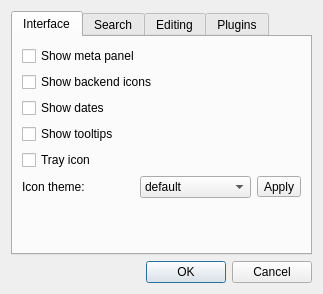
<ui version="4.0" >
 <class>SettingsDialog</class>
 <widget class="QDialog" name="SettingsDialog" >
  <property name="windowModality" >
   <enum>Qt::ApplicationModal</enum>
  </property>
  <property name="geometry" >
   <rect>
    <x>0</x>
    <y>0</y>
    <width>323</width>
    <height>294</height>
   </rect>
  </property>
  <property name="windowTitle" >
   <string>Preferences</string>
  </property>
  <property name="windowIcon" >
   <iconset>
    <normaloff>:/preferences.png</normaloff>:/preferences.png</iconset>
  </property>
  <layout class="QGridLayout" name="gridLayout" >
   <item row="2" column="0" >
    <widget class="QDialogButtonBox" name="buttonBox" >
     <property name="orientation" >
      <enum>Qt::Horizontal</enum>
     </property>
     <property name="standardButtons" >
      <set>QDialogButtonBox::Cancel|QDialogButtonBox::Ok</set>
     </property>
    </widget>
   </item>
   <item row="0" column="0" >
    <widget class="QTabWidget" name="tabWidget" >
     <property name="currentIndex" >
      <number>0</number>
     </property>
     <widget class="QWidget" name="tab" >
      <attribute name="title" >
       <string>Interface</string>
      </attribute>
      <layout class="QVBoxLayout" name="verticalLayout" >
       <item>
        <widget class="QCheckBox" name="showMetaPanel" >
         <property name="text" >
          <string>Show meta panel</string>
         </property>
        </widget>
       </item>
       <item>
        <widget class="QCheckBox" name="backendIcons" >
         <property name="text" >
          <string>Show backend icons</string>
         </property>
        </widget>
       </item>
       <item>
        <widget class="QCheckBox" name="showDates" >
         <property name="text" >
          <string>Show dates</string>
         </property>
        </widget>
       </item>
       <item>
        <widget class="QCheckBox" name="toolTips" >
         <property name="text" >
          <string>Show tooltips</string>
         </property>
        </widget>
       </item>
       <item>
        <widget class="QCheckBox" name="trayIcon" >
         <property name="text" >
          <string>Tray icon</string>
         </property>
        </widget>
       </item>
       <item>
        <layout class="QHBoxLayout" name="horizontalLayout" >
         <item>
          <widget class="QLabel" name="label_2" >
           <property name="text" >
            <string>Icon theme: </string>
           </property>
          </widget>
         </item>
         <item>
          <widget class="QComboBox" name="themeEdit" >
           <item>
            <property name="text" >
             <string>default</string>
            </property>
           </item>
           <item>
            <property name="text" >
             <string>oxygen</string>
            </property>
           </item>
           <item>
            <property name="text" >
             <string>silk</string>
            </property>
           </item>
           <item>
            <property name="text" >
             <string>tango</string>
            </property>
           </item>
          </widget>
         </item>
         <item>
          <widget class="QToolButton" name="applyThemeButton" >
           <property name="text" >
            <string>Apply</string>
           </property>
          </widget>
         </item>
        </layout>
       </item>
       <item>
        <spacer name="verticalSpacer" >
         <property name="orientation" >
          <enum>Qt::Vertical</enum>
         </property>
         <property name="sizeHint" stdset="0" >
          <size>
           <width>20</width>
           <height>40</height>
          </size>
         </property>
        </spacer>
       </item>
      </layout>
     </widget>
     <widget class="QWidget" name="tab_4" >
      <attribute name="title" >
       <string>Search</string>
      </attribute>
      <layout class="QVBoxLayout" name="verticalLayout_3" >
       <item>
        <widget class="QCheckBox" name="searchCompletion" >
         <property name="text" >
          <string>Search completion</string>
         </property>
        </widget>
       </item>
       <item>
        <widget class="QCheckBox" name="searchOnTheFly" >
         <property name="text" >
          <string>Search on-the-fly</string>
         </property>
        </widget>
       </item>
       <item>
        <spacer name="verticalSpacer_2" >
         <property name="orientation" >
          <enum>Qt::Vertical</enum>
         </property>
         <property name="sizeHint" stdset="0" >
          <size>
           <width>20</width>
           <height>40</height>
          </size>
         </property>
        </spacer>
       </item>
      </layout>
     </widget>
     <widget class="QWidget" name="tab_3" >
      <attribute name="title" >
       <string>Editing</string>
      </attribute>
      <layout class="QVBoxLayout" name="verticalLayout_2" >
       <item>
        <widget class="QCheckBox" name="autoSave" >
         <property name="text" >
          <string>Autosave</string>
         </property>
        </widget>
       </item>
       <item>
        <widget class="QLabel" name="label" >
         <property name="text" >
          <string>Note: may be very slow for networked notebook</string>
         </property>
        </widget>
       </item>
       <item>
        <spacer name="verticalSpacer_3" >
         <property name="orientation" >
          <enum>Qt::Vertical</enum>
         </property>
         <property name="sizeHint" stdset="0" >
          <size>
           <width>20</width>
           <height>40</height>
          </size>
         </property>
        </spacer>
       </item>
      </layout>
     </widget>
     <widget class="QWidget" name="tab_2" >
      <attribute name="title" >
       <string>Plugins</string>
      </attribute>
      <layout class="QGridLayout" name="gridLayout_2" >
       <property name="margin" >
        <number>0</number>
       </property>
       <property name="spacing" >
        <number>0</number>
       </property>
       <item row="0" column="0" >
        <widget class="QListWidget" name="listWidget" />
       </item>
      </layout>
     </widget>
    </widget>
   </item>
  </layout>
 </widget>
 <resources>
  <include location="notefinder.qrc" />
 </resources>
 <connections>
  <connection>
   <sender>buttonBox</sender>
   <signal>accepted()</signal>
   <receiver>SettingsDialog</receiver>
   <slot>accept()</slot>
   <hints>
    <hint type="sourcelabel" >
     <x>248</x>
     <y>254</y>
    </hint>
    <hint type="destinationlabel" >
     <x>157</x>
     <y>274</y>
    </hint>
   </hints>
  </connection>
  <connection>
   <sender>buttonBox</sender>
   <signal>rejected()</signal>
   <receiver>SettingsDialog</receiver>
   <slot>reject()</slot>
   <hints>
    <hint type="sourcelabel" >
     <x>316</x>
     <y>260</y>
    </hint>
    <hint type="destinationlabel" >
     <x>286</x>
     <y>274</y>
    </hint>
   </hints>
  </connection>
 </connections>
</ui>
